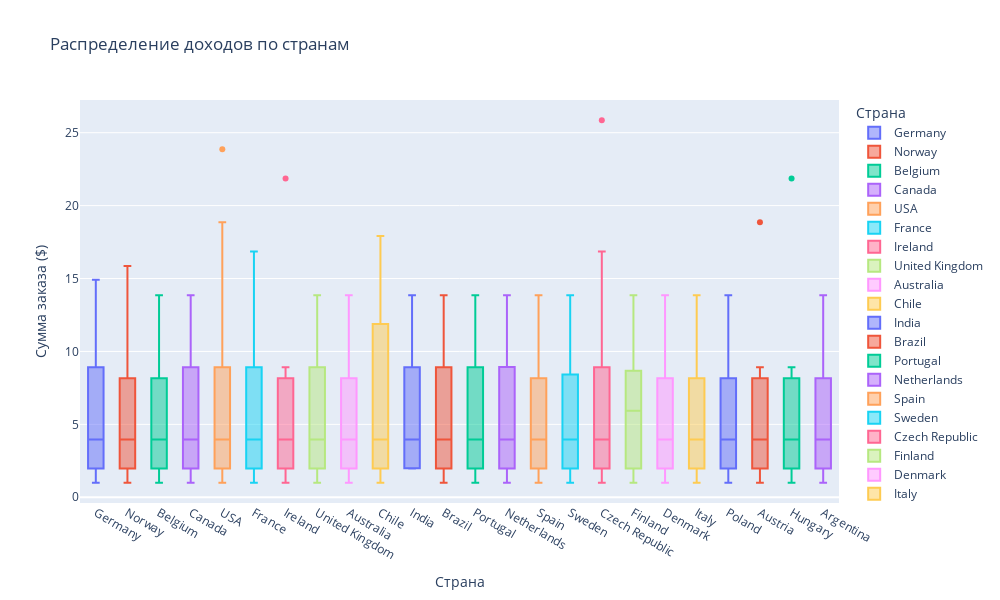

Notebook source saved alongside this figure:
### Code cell
fig

### Figure 1 — Plotly figure (JSON) as saved in the notebook; plotly's stock layout.template omitted (floating-point values rounded to 4 significant figures)
{"data": [{"alignmentgroup": "True", "hovertemplate": "Страна=%{x}<br>Сумма заказа ($)=%{y}<extra></extra>", "legendgroup": "Germany", "marker": {"color": "#636efa"}, "name": "Germany", "notched": false, "offsetgroup": "Germany", "orientation": "v", "showlegend": true, "type": "box", "x": ["Germany", "Germany", "Germany", "Germany", "Germany", "Germany", "Germany", "Germany", "Germany", "Germany", "Germany", "Germany", "Germany", "Germany", "Germany", "Germany", "Germany", "Germany", "Germany", "Germany", "Germany", "Germany", "Germany", "Germany", "Germany", "Germany", "Germany", "Germany"], "x0": " ", "xaxis": "x", "y": [1.98, 0.99, 1.98, 13.86, 1.98, 3.96, 13.86, 5.94, 8.91, 8.91, 0.99, 1.98, 13.86, 14.91, 1.98, 3.96, 1.98, 1.98, 13.86, 5.94, 3.96, 5.94, 8.91, 0.99, 0.99, 1.98, 3.96, 5.94], "y0": " ", "yaxis": "y"}, {"alignmentgroup": "True", "hovertemplate": "Страна=%{x}<br>Сумма заказа ($)=%{y}<extra></extra>", "legendgroup": "Norway", "marker": {"color": "#EF553B"}, "name": "Norway", "notched": false, "offsetgroup": "Norway", "orientation": "v", "showlegend": true, "type": "box", "x": ["Norway", "Norway", "Norway", "Norway", "Norway", "Norway", "Norway"], "x0": " ", "xaxis": "x", "y": [3.96, 5.94, 0.99, 1.98, 15.86, 8.91, 1.98], "y0": " ", "yaxis": "y"}, {"alignmentgroup": "True", "hovertemplate": "Страна=%{x}<br>Сумма заказа ($)=%{y}<extra></extra>", "legendgroup": "Belgium", "marker": {"color": "#00cc96"}, "name": "Belgium", "notched": false, "offsetgroup": "Belgium", "orientation": "v", "showlegend": true, "type": "box", "x": ["Belgium", "Belgium", "Belgium", "Belgium", "Belgium", "Belgium", "Belgium"], "x0": " ", "xaxis": "x", "y": [5.94, 0.99, 1.98, 13.86, 8.91, 1.98, 3.96], "y0": " ", "yaxis": "y"}, {"alignmentgroup": "True", "hovertemplate": "Страна=%{x}<br>Сумма заказа ($)=%{y}<extra></extra>", "legendgroup": "Canada", "marker": {"color": "#ab63fa"}, "name": "Canada", "notched": false, "offsetgroup": "Canada", "orientation": "v", "showlegend": true, "type": "box", "x": ["Canada", "Canada", "Canada", "Canada", "Canada", "Canada", "Canada", "Canada", "Canada", "Canada", "Canada", "Canada", "Canada", "Canada", "Canada", "Canada", "Canada", "Canada", "Canada", "Canada", "Canada", "Canada", "Canada", "Canada", "Canada", "Canada", "Canada", "Canada", "Canada", "Canada", "Canada", "Canada", "Canada", "Canada", "Canada", "Canada", "Canada", "Canada", "Canada", "Canada", "Canada", "Canada", "Canada", "Canada", "Canada", "Canada", "Canada", "Canada", "Canada", "Canada", "Canada", "Canada", "Canada", "Canada", "Canada", "Canada"], "x0": " ", "xaxis": "x", "y": [8.91, 8.91, 0.99, 1.98, 13.86, 0.99, 1.98, 1.98, 13.86, 3.96, 5.94, 3.98, 9.91, 13.86, 8.91, 1.98, 0.99, 1.98, 1.98, 3.96, 13.86, 8.91, 1.98, 3.96, 5.94, 13.86, 5.94, 8.91, 0.99, 1.98, 8.91, 0.99, 1.98, 3.96, 1.98, 3.96, 5.94, 13.86, 5.94, 1.98, 3.96, 0.99, 8.91, 5.94, 0.99, 1.98, 1.98, 13.86, 1.98, 1.98, 3.96, 13.86, 3.96, 5.94, 0.99, 5.94], "y0": " ", "yaxis": "y"}, {"alignmentgroup": "True", "hovertemplate": "Страна=%{x}<br>Сумма заказа ($)=%{y}<extra></extra>", "legendgroup": "USA", "marker": {"color": "#FFA15A"}, "name": "USA", "notched": false, "offsetgroup": "USA", "orientation": "v", "showlegend": true, "type": "box", "x": ["USA", "USA", "USA", "USA", "USA", "USA", "USA", "USA", "USA", "USA", "USA", "USA", "USA", "USA", "USA", "USA", "USA", "USA", "USA", "USA", "USA", "USA", "USA", "USA", "USA", "USA", "USA", "USA", "USA", "USA", "USA", "USA", "USA", "USA", "USA", "USA", "USA", "USA", "USA", "USA", "USA", "USA", "USA", "USA", "USA", "USA", "USA", "USA", "USA", "USA", "USA", "USA", "USA", "USA", "USA", "USA", "USA", "USA", "USA", "USA", "USA", "USA", "USA", "USA", "USA", "USA", "USA", "USA", "USA", "USA", "USA", "USA", "USA", "USA", "USA", "USA", "USA", "USA", "USA", "USA", "USA", "USA", "USA", "USA", "USA", "USA", "USA", "USA", "USA", "USA", "USA"], "x0": " ", "xaxis": "x", "y": [13.86, 0.99, 1.98, 1.98, 3.96, 5.94, 13.86, 3.96, 5.94, 8.91, 5.94, 8.91, 0.99, 1.98, 1.98, 8.91, 13.86, 0.99, 1.98, 1.98, 3.96, 15.86, 0.99, 1.98, 1.98, 3.96, 5.94, 13.86, 1.98, 3.96, 5.94, 8.91, 13.86, 5.94, 8.91, 0.99, 1.98, 8.91, 0.99, 1.98, 1.98, 3.96, 8.91, 18.86, 0.99, 1.98, 1.98, 3.96, 5.94, 13.86, 1.98, 3.96, 5.94, 13.86, 5.94, 8.91, 0.99, 1.98, 8.91, 0.99, 1.98, 1.98, 3.96, 10.91, 23.86, 1.99, 3.98, 3.98, 7.96, 11.94, 13.86, 1.98, 1.98, 3.96, 5.94, 13.86, 3.96, 5.94, 8.91, 0.99, 5.94, 8.91, 0.99, 1.98, 1.98, 8.91, 13.86, 0.99, 1.98, 1.98, 3.96], "y0": " ", "yaxis": "y"}, {"alignmentgroup": "True", "hovertemplate": "Страна=%{x}<br>Сумма заказа ($)=%{y}<extra></extra>", "legendgroup": "France", "marker": {"color": "#19d3f3"}, "name": "France", "notched": false, "offsetgroup": "France", "orientation": "v", "showlegend": true, "type": "box", "x": ["France", "France", "France", "France", "France", "France", "France", "France", "France", "France", "France", "France", "France", "France", "France", "France", "France", "France", "France", "France", "France", "France", "France", "France", "France", "France", "France", "France", "France", "France", "France", "France", "France", "France", "France"], "x0": " ", "xaxis": "x", "y": [1.98, 3.96, 13.86, 5.94, 8.91, 0.99, 1.98, 1.98, 1.98, 3.96, 13.86, 3.96, 5.94, 5.94, 8.91, 0.99, 1.99, 2.98, 3.98, 13.86, 3.96, 5.94, 8.91, 0.99, 1.98, 1.98, 16.86, 1.98, 3.96, 13.86, 5.94, 8.91, 8.91, 0.99, 1.98], "y0": " ", "yaxis": "y"}, {"alignmentgroup": "True", "hovertemplate": "Страна=%{x}<br>Сумма заказа ($)=%{y}<extra></extra>", "legendgroup": "Ireland", "marker": {"color": "#FF6692"}, "name": "Ireland", "notched": false, "offsetgroup": "Ireland", "orientation": "v", "showlegend": true, "type": "box", "x": ["Ireland", "Ireland", "Ireland", "Ireland", "Ireland", "Ireland", "Ireland"], "x0": " ", "xaxis": "x", "y": [5.94, 0.99, 1.98, 21.86, 8.91, 1.98, 3.96], "y0": " ", "yaxis": "y"}, {"alignmentgroup": "True", "hovertemplate": "Страна=%{x}<br>Сумма заказа ($)=%{y}<extra></extra>", "legendgroup": "United Kingdom", "marker": {"color": "#B6E880"}, "name": "United Kingdom", "notched": false, "offsetgroup": "United Kingdom", "orientation": "v", "showlegend": true, "type": "box", "x": ["United Kingdom", "United Kingdom", "United Kingdom", "United Kingdom", "United Kingdom", "United Kingdom", "United Kingdom", "United Kingdom", "United Kingdom", "United Kingdom", "United Kingdom", "United Kingdom", "United Kingdom", "United Kingdom", "United Kingdom", "United Kingdom", "United Kingdom", "United Kingdom", "United Kingdom", "United Kingdom", "United Kingdom"], "x0": " ", "xaxis": "x", "y": [8.91, 0.99, 1.98, 13.86, 8.91, 1.98, 1.98, 13.86, 3.96, 5.94, 8.91, 0.99, 1.98, 3.96, 5.94, 0.99, 1.98, 1.98, 3.96, 13.86, 5.94], "y0": " ", "yaxis": "y"}, {"alignmentgroup": "True", "hovertemplate": "Страна=%{x}<br>Сумма заказа ($)=%{y}<extra></extra>", "legendgroup": "Australia", "marker": {"color": "#FF97FF"}, "name": "Australia", "notched": false, "offsetgroup": "Australia", "orientation": "v", "showlegend": true, "type": "box", "x": ["Australia", "Australia", "Australia", "Australia", "Australia", "Australia", "Australia"], "x0": " ", "xaxis": "x", "y": [1.98, 3.96, 5.94, 0.99, 1.98, 13.86, 8.91], "y0": " ", "yaxis": "y"}, {"alignmentgroup": "True", "hovertemplate": "Страна=%{x}<br>Сумма заказа ($)=%{y}<extra></extra>", "legendgroup": "Chile", "marker": {"color": "#FECB52"}, "name": "Chile", "notched": false, "offsetgroup": "Chile", "orientation": "v", "showlegend": true, "type": "box", "x": ["Chile", "Chile", "Chile", "Chile", "Chile", "Chile", "Chile"], "x0": " ", "xaxis": "x", "y": [1.98, 13.86, 17.91, 1.98, 3.96, 5.94, 0.99], "y0": " ", "yaxis": "y"}, {"alignmentgroup": "True", "hovertemplate": "Страна=%{x}<br>Сумма заказа ($)=%{y}<extra></extra>", "legendgroup": "India", "marker": {"color": "#636efa"}, "name": "India", "notched": false, "offsetgroup": "India", "orientation": "v", "showlegend": true, "type": "box", "x": ["India", "India", "India", "India", "India", "India", "India", "India", "India", "India", "India", "India", "India"], "x0": " ", "xaxis": "x", "y": [3.96, 5.94, 1.99, 1.98, 13.86, 8.91, 1.98, 13.86, 8.91, 1.98, 3.96, 5.94, 1.99], "y0": " ", "yaxis": "y"}, {"alignmentgroup": "True", "hovertemplate": "Страна=%{x}<br>Сумма заказа ($)=%{y}<extra></extra>", "legendgroup": "Brazil", "marker": {"color": "#EF553B"}, "name": "Brazil", "notched": false, "offsetgroup": "Brazil", "orientation": "v", "showlegend": true, "type": "box", "x": ["Brazil", "Brazil", "Brazil", "Brazil", "Brazil", "Brazil", "Brazil", "Brazil", "Brazil", "Brazil", "Brazil", "Brazil", "Brazil", "Brazil", "Brazil", "Brazil", "Brazil", "Brazil", "Brazil", "Brazil", "Brazil", "Brazil", "Brazil", "Brazil", "Brazil", "Brazil", "Brazil", "Brazil", "Brazil", "Brazil", "Brazil", "Brazil", "Brazil", "Brazil", "Brazil"], "x0": " ", "xaxis": "x", "y": [8.91, 0.99, 1.98, 1.98, 3.96, 13.86, 5.94, 3.98, 3.96, 8.91, 0.99, 5.94, 1.98, 1.98, 13.86, 3.96, 0.99, 5.94, 8.91, 0.99, 1.98, 1.98, 13.86, 3.96, 5.94, 1.98, 8.91, 13.86, 0.99, 1.98, 1.98, 3.96, 8.91, 13.86, 5.94], "y0": " ", "yaxis": "y"}, {"alignmentgroup": "True", "hovertemplate": "Страна=%{x}<br>Сумма заказа ($)=%{y}<extra></extra>", "legendgroup": "Portugal", "marker": {"color": "#00cc96"}, "name": "Portugal", "notched": false, "offsetgroup": "Portugal", "orientation": "v", "showlegend": true, "type": "box", "x": ["Portugal", "Portugal", "Portugal", "Portugal", "Portugal", "Portugal", "Portugal", "Portugal", "Portugal", "Portugal", "Portugal", "Portugal", "Portugal", "Portugal"], "x0": " ", "xaxis": "x", "y": [1.98, 3.96, 5.94, 0.99, 1.98, 3.96, 5.94, 0.99, 1.98, 13.86, 10.91, 1.98, 13.86, 8.91], "y0": " ", "yaxis": "y"}, {"alignmentgroup": "True", "hovertemplate": "Страна=%{x}<br>Сумма заказа ($)=%{y}<extra></extra>", "legendgroup": "Netherlands", "marker": {"color": "#ab63fa"}, "name": "Netherlands", "notched": false, "offsetgroup": "Netherlands", "orientation": "v", "showlegend": true, "type": "box", "x": ["Netherlands", "Netherlands", "Netherlands", "Netherlands", "Netherlands", "Netherlands", "Netherlands"], "x0": " ", "xaxis": "x", "y": [8.91, 1.98, 3.96, 8.94, 0.99, 1.98, 13.86], "y0": " ", "yaxis": "y"}, {"alignmentgroup": "True", "hovertemplate": "Страна=%{x}<br>Сумма заказа ($)=%{y}<extra></extra>", "legendgroup": "Spain", "marker": {"color": "#FFA15A"}, "name": "Spain", "notched": false, "offsetgroup": "Spain", "orientation": "v", "showlegend": true, "type": "box", "x": ["Spain", "Spain", "Spain", "Spain", "Spain", "Spain", "Spain"], "x0": " ", "xaxis": "x", "y": [0.99, 1.98, 13.86, 8.91, 1.98, 3.96, 5.94], "y0": " ", "yaxis": "y"}, {"alignmentgroup": "True", "hovertemplate": "Страна=%{x}<br>Сумма заказа ($)=%{y}<extra></extra>", "legendgroup": "Sweden", "marker": {"color": "#19d3f3"}, "name": "Sweden", "notched": false, "offsetgroup": "Sweden", "orientation": "v", "showlegend": true, "type": "box", "x": ["Sweden", "Sweden", "Sweden", "Sweden", "Sweden", "Sweden", "Sweden"], "x0": " ", "xaxis": "x", "y": [1.98, 3.96, 6.94, 0.99, 1.98, 13.86, 8.91], "y0": " ", "yaxis": "y"}, {"alignmentgroup": "True", "hovertemplate": "Страна=%{x}<br>Сумма заказа ($)=%{y}<extra></extra>", "legendgroup": "Czech Republic", "marker": {"color": "#FF6692"}, "name": "Czech Republic", "notched": false, "offsetgroup": "Czech Republic", "orientation": "v", "showlegend": true, "type": "box", "x": ["Czech Republic", "Czech Republic", "Czech Republic", "Czech Republic", "Czech Republic", "Czech Republic", "Czech Republic", "Czech Republic", "Czech Republic", "Czech Republic", "Czech Republic", "Czech Republic", "Czech Republic", "Czech Republic"], "x0": " ", "xaxis": "x", "y": [8.91, 1.98, 3.96, 5.94, 0.99, 1.98, 3.96, 5.94, 0.99, 1.98, 16.86, 8.91, 1.98, 25.86], "y0": " ", "yaxis": "y"}, {"alignmentgroup": "True", "hovertemplate": "Страна=%{x}<br>Сумма заказа ($)=%{y}<extra></extra>", "legendgroup": "Finland", "marker": {"color": "#B6E880"}, "name": "Finland", "notched": false, "offsetgroup": "Finland", "orientation": "v", "showlegend": true, "type": "box", "x": ["Finland", "Finland", "Finland", "Finland", "Finland", "Finland", "Finland"], "x0": " ", "xaxis": "x", "y": [8.91, 1.98, 7.96, 5.94, 0.99, 1.98, 13.86], "y0": " ", "yaxis": "y"}, {"alignmentgroup": "True", "hovertemplate": "Страна=%{x}<br>Сумма заказа ($)=%{y}<extra></extra>", "legendgroup": "Denmark", "marker": {"color": "#FF97FF"}, "name": "Denmark", "notched": false, "offsetgroup": "Denmark", "orientation": "v", "showlegend": true, "type": "box", "x": ["Denmark", "Denmark", "Denmark", "Denmark", "Denmark", "Denmark", "Denmark"], "x0": " ", "xaxis": "x", "y": [1.98, 3.96, 5.94, 0.99, 1.98, 13.86, 8.91], "y0": " ", "yaxis": "y"}, {"alignmentgroup": "True", "hovertemplate": "Страна=%{x}<br>Сумма заказа ($)=%{y}<extra></extra>", "legendgroup": "Italy", "marker": {"color": "#FECB52"}, "name": "Italy", "notched": false, "offsetgroup": "Italy", "orientation": "v", "showlegend": true, "type": "box", "x": ["Italy", "Italy", "Italy", "Italy", "Italy", "Italy", "Italy"], "x0": " ", "xaxis": "x", "y": [1.98, 3.96, 5.94, 0.99, 1.98, 13.86, 8.91], "y0": " ", "yaxis": "y"}, {"alignmentgroup": "True", "hovertemplate": "Страна=%{x}<br>Сумма заказа ($)=%{y}<extra></extra>", "legendgroup": "Poland", "marker": {"color": "#636efa"}, "name": "Poland", "notched": false, "offsetgroup": "Poland", "orientation": "v", "showlegend": true, "type": "box", "x": ["Poland", "Poland", "Poland", "Poland", "Poland", "Poland", "Poland"], "x0": " ", "xaxis": "x", "y": [1.98, 13.86, 8.91, 1.98, 3.96, 5.94, 0.99], "y0": " ", "yaxis": "y"}, {"alignmentgroup": "True", "hovertemplate": "Страна=%{x}<br>Сумма заказа ($)=%{y}<extra></extra>", "legendgroup": "Austria", "marker": {"color": "#EF553B"}, "name": "Austria", "notched": false, "offsetgroup": "Austria", "orientation": "v", "showlegend": true, "type": "box", "x": ["Austria", "Austria", "Austria", "Austria", "Austria", "Austria", "Austria"], "x0": " ", "xaxis": "x", "y": [1.98, 18.86, 8.91, 1.98, 3.96, 5.94, 0.99], "y0": " ", "yaxis": "y"}, {"alignmentgroup": "True", "hovertemplate": "Страна=%{x}<br>Сумма заказа ($)=%{y}<extra></extra>", "legendgroup": "Hungary", "marker": {"color": "#00cc96"}, "name": "Hungary", "notched": false, "offsetgroup": "Hungary", "orientation": "v", "showlegend": true, "type": "box", "x": ["Hungary", "Hungary", "Hungary", "Hungary", "Hungary", "Hungary", "Hungary"], "x0": " ", "xaxis": "x", "y": [1.98, 21.86, 8.91, 1.98, 3.96, 5.94, 0.99], "y0": " ", "yaxis": "y"}, {"alignmentgroup": "True", "hovertemplate": "Страна=%{x}<br>Сумма заказа ($)=%{y}<extra></extra>", "legendgroup": "Argentina", "marker": {"color": "#ab63fa"}, "name": "Argentina", "notched": false, "offsetgroup": "Argentina", "orientation": "v", "showlegend": true, "type": "box", "x": ["Argentina", "Argentina", "Argentina", "Argentina", "Argentina", "Argentina", "Argentina"], "x0": " ", "xaxis": "x", "y": [1.98, 3.96, 5.94, 0.99, 1.98, 13.86, 8.91], "y0": " ", "yaxis": "y"}], "layout": {"boxmode": "overlay", "height": 600, "legend": {"title": {"text": "Страна"}, "tracegroupgap": 0}, "title": {"text": "Распределение доходов по странам"}, "width": 1000, "xaxis": {"anchor": "y", "categoryarray": ["Germany", "Norway", "Belgium", "Canada", "USA", "France", "Ireland", "United Kingdom", "Australia", "Chile", "India", "Brazil", "Portugal", "Netherlands", "Spain", "Sweden", "Czech Republic", "Finland", "Denmark", "Italy", "Poland", "Austria", "Hungary", "Argentina"], "categoryorder": "array", "domain": [0, 1], "title": {"text": "Страна"}}, "yaxis": {"anchor": "x", "domain": [0, 1], "title": {"text": "Сумма заказа ($)"}}}}
